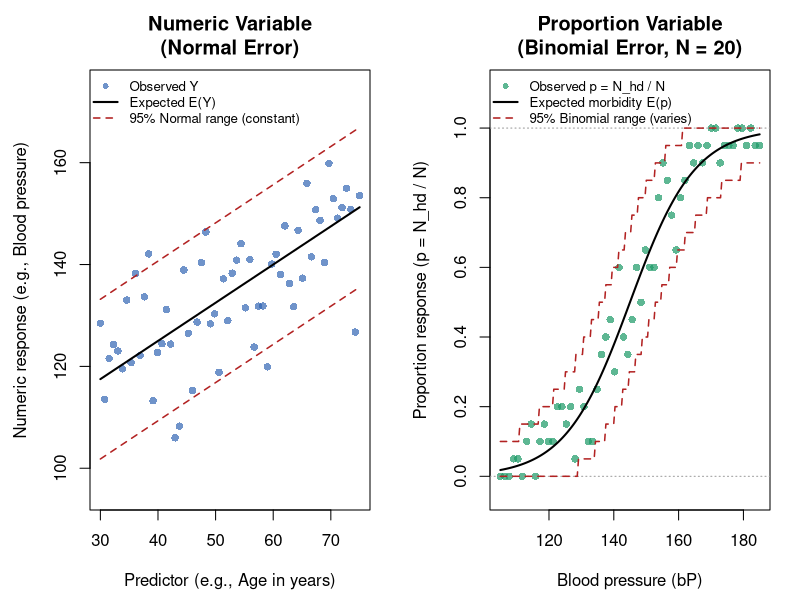
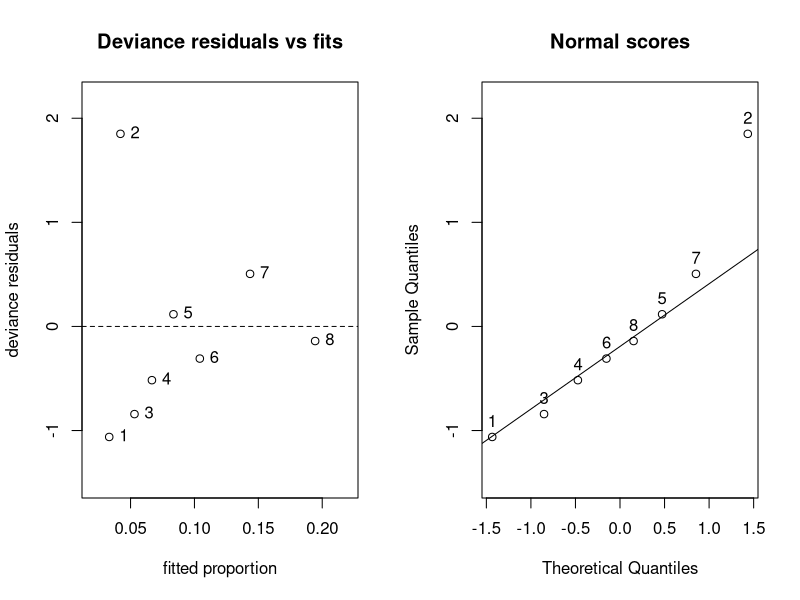
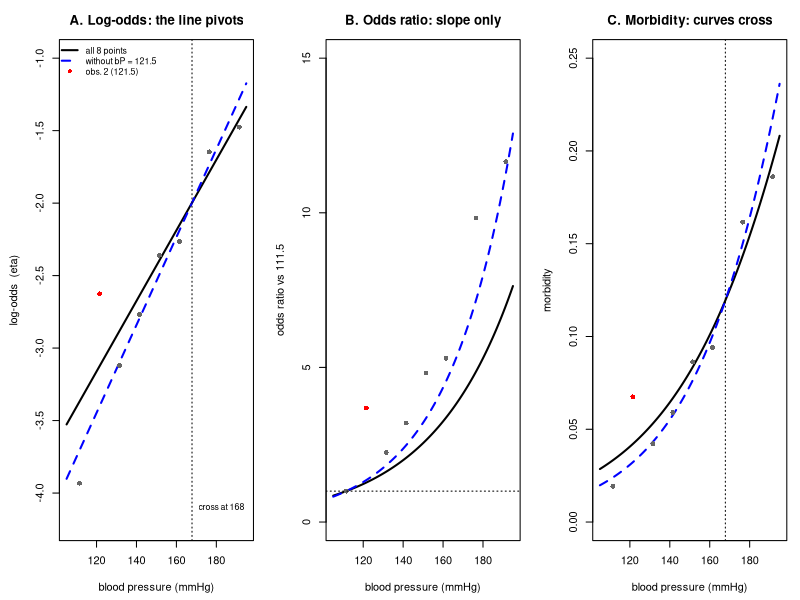

These figures' R source, in order:
## ---- chunk 1
knitr::opts_chunk$set(echo = TRUE, message = FALSE, warning = FALSE,
                      fig.align = "center", fig.width = 6, fig.height = 4)
## ---- chunk 2
# PDF only: wrap long code lines instead of letting them run off the page
if (knitr::is_latex_output())
  cat("\\DefineVerbatimEnvironment{Highlighting}{Verbatim}{breaklines,commandchars=\\\\{\\}}")
options(digits = 5)
set.seed(4605)
## ---- chunk 3
Cornfield <- data.frame(
  bP  = c(111.5, 121.5, 131.5, 141.5, 151.5, 161.5, 176.5, 191.5),   # blood pressure (mmHg)
  N   = c(156, 252, 284, 271, 139, 85, 99, 43),                      # sample size (men)
  Nhd = c(3, 17, 12, 16, 12, 8, 16, 8))                              # men who developed heart disease
Cornfield
str(Cornfield)
## ---- chunk 4
# (1) Morbidity: proportion of men with heart disease
Cornfield$Morb = Cornfield$Nhd / Cornfield$N
Cornfield$Morb
#### (2) Odds = p / (1 - p)
Cornfield$Odds <- Cornfield$Morb / (1 - Cornfield$Morb)
#### (3) Odds ratio relative to the reference category (the first row, bP = 111.5)
Cornfield$OR <- Cornfield$Odds / Cornfield$Odds[1]
Table1 <- Cornfield[, c("bP", "N", "Nhd", "Morb", "Odds", "OR")]
round(Table1, 3)
## ---- chunk 5
set.seed(42)

# Set up side-by-side plots and save original graphics settings
op <- par(mfrow = c(1, 2), mar = c(4.5, 4.5, 3.5, 1.5))

# ==========================================================
# 1. NUMERIC (CONTINUOUS) VARIABLE -> NORMAL ERROR
# ==========================================================
x_num  <- seq(30, 75, length.out = 60)
mu_num <- 95 + 0.75 * x_num                  # Linear expected value E(Y)
sigma  <- 8                                  # Constant error standard deviation
y_num  <- rnorm(length(x_num), mean = mu_num, sd = sigma)

plot(x_num, y_num,
     pch = 16, col = rgb(0.2, 0.4, 0.7, 0.7),
     ylim = c(95, 175),
     xlab = "Predictor (e.g., Age in years)",
     ylab = "Numeric response (e.g., Blood pressure)",
     main = "Numeric Variable\n(Normal Error)")

lines(x_num, mu_num, col = "black", lwd = 2)
lines(x_num, mu_num + 1.96 * sigma, col = "firebrick", lty = 2, lwd = 1.5)
lines(x_num, mu_num - 1.96 * sigma, col = "firebrick", lty = 2, lwd = 1.5)

legend("topleft",
       legend = c("Observed Y", "Expected E(Y)", "95% Normal range (constant)"),
       pch = c(16, NA, NA), lty = c(NA, 1, 2), lwd = c(NA, 2, 1.5),
       col = c(rgb(0.2, 0.4, 0.7, 0.7), "black", "firebrick"),
       bty = "n", cex = 0.8)

# ==========================================================
# 2. PROPORTION VARIABLE (p = N_hd / N) -> BINOMIAL ERROR
# ==========================================================
bP   <- seq(105, 185, length.out = 60)
N    <- 20                                   # Men per blood pressure group
eta  <- -14.5 + 0.10 * bP                    # Linear predictor (log-odds)
E_p  <- exp(eta) / (1 + exp(eta))            # Expected morbidity E(p)
N_hd <- rbinom(length(bP), size = N, prob = E_p)
p_obs <- N_hd / N                            # Observed proportion

# Smooth grid for expected curve and 95% binomial prediction interval
bP_grid  <- seq(105, 185, length.out = 200)
eta_grid <- -14.5 + 0.10 * bP_grid
p_grid   <- exp(eta_grid) / (1 + exp(eta_grid))
low_bin  <- qbinom(0.025, size = N, prob = p_grid) / N
high_bin <- qbinom(0.975, size = N, prob = p_grid) / N

plot(bP, p_obs,
     pch = 16, col = rgb(0.1, 0.6, 0.4, 0.7),
     ylim = c(-0.05, 1.12),
     xlab = "Blood pressure (bP)",
     ylab = "Proportion response (p = N_hd / N)",
     main = "Proportion Variable\n(Binomial Error, N = 20)")

abline(h = c(0, 1), col = "gray60", lty = 3) # Hard bounds at 0 and 1
lines(bP_grid, p_grid, col = "black", lwd = 2)
lines(bP_grid, high_bin, col = "firebrick", lty = 2, lwd = 1.5)
lines(bP_grid, low_bin, col = "firebrick", lty = 2, lwd = 1.5)

legend("topleft",
       legend = c("Observed p = N_hd / N", "Expected morbidity E(p)", "95% Binomial range (varies)"),
       pch = c(16, NA, NA), lty = c(NA, 1, 2), lwd = c(NA, 2, 1.5),
       col = c(rgb(0.1, 0.6, 0.4, 0.7), "black", "firebrick"),
       bty = "n", cex = 0.8)

# Restore original graphics parameters
par(op)
## ---- chunk 6
HdModel <- glm(Nhd / N ~ bP, family = binomial(link = logit), weights = N, data = Cornfield)
summary(HdModel)

# Parameter estimates: beta_ref (intercept) and beta_bP (slope on the log-odds scale)
beta_ref <- unname(coef(HdModel)[1])
beta_bP  <- unname(coef(HdModel)[2])
round(c(beta_ref = beta_ref, beta_bP = beta_bP), 4)

# Same model with the successes / failures form of the response (check: identical estimates)
#HdModel_b <- glm(cbind(Nhd, N - Nhd) ~ bP, family = binomial, data = Cornfield)
#all.equal(coef(HdModel), coef(HdModel_b))
## ---- chunk 7
exp(beta_ref)                      # e^beta_ref: the odds when bP = 0 (an extrapolation, far outside the data)
exp(beta_ref + beta_bP * 111.5)    # the odds at bP = 111.5 mmHg (uses both parameters)
## ---- chunk 8
exp(beta_bP)                       # exp(slope) factor by which the odds are multiplied per +1 mmHg
100 * (exp(beta_bP) - 1)           # per cent change in the odds per mmHg
# The formula comes directly from combining the multiplicative property of exponents with the standard definition of percent change.
## ---- chunk 9
Cornfield$bP
Cornfield$bP[1]
# Change the NA_real_ into the blood pressure minus the reference BP (111.5) 
Table2 = data.frame(bP = Cornfield$bP, dbP = NA_real_)   # change in bP from the reference
Table2$E_OR = exp(beta_bP * Table2$dbP)                                           # E(OR) = exp(beta_bP * dbP)
round(Table2, 3)
## ---- chunk 10
Cornfield$bP
# Change beta_ref to the correct value
Table3 <- data.frame(bP = Cornfield$bP, beta_ref = beta_ref, beta_bP = beta_bP)
Table3
Table3$beta_bP_x_bP = beta_bP * Table3$bP          # beta_bP * bP slope x BP
Table3
Table3$eta = Table3$beta_ref + Table3$beta_bP_x_bP   # linear predictor
Table3
Table3$E_Odds = exp(Table3$eta)               # expected odds
round(Table3, 3)
## ---- chunk 11
# Hints: same formulas as Tables 2 and 3, with bP = 181.5
# Change 0 to get the correct answer
bP_new <- 181.5
c(E_OR   = exp(beta_bP * (0 - 111.5)),         # expected odds ratio relative to 111.5
  E_Odds = exp(beta_ref + beta_bP * bP_new))   # expected odds at 181.5
## ---- chunk 12
# Hints: E(Morb) = E(Odds) / (1 + E(Odds))
Table4 = data.frame(bP = Cornfield$bP, Obs_Morb = Cornfield$Morb)
Table4$E_Morb = Table3$E_Odds / (1 + Table3$E_Odds)       # p = odds / (1 + odds)
round(Table4, 3)
## ---- chunk 13
dres  <- residuals(HdModel, type = "deviance")     # deviance residuals extracted
fit_p <- fitted(HdModel)                           # fitted proportions extracted

par(mfrow = c(1, 2))
# Left: deviance residuals against the fitted proportions
plot(fit_p, dres, xlab = "fitted proportion", ylab = "deviance residuals",
     main = "Deviance residuals vs fits", xlim = c(0.02, 0.22), ylim = c(-1.5, 2.2))
abline(h = 0, lty = 2)
text(fit_p, dres, labels = 1:8, pos = 4)           # observation numbers

# Right: normal scores plot of the deviance residuals
q <- qqnorm(dres, main = "Normal scores", ylim = c(-1.5, 2.2))
qqline(dres)
text(q$x, q$y, labels = 1:8, pos = 3)
par(mfrow = c(1, 1))

round(dres, 2)
## ---- chunk 14
Cornfield2 <- Cornfield[-2, c("bP", "N", "Nhd")]      # remove row 2 (bP = 121.5)
# Define a new model without observation 2
HdModel2 <- glm(Nhd / N ~ bP, family = binomial(link = logit), weights = N, data = Cornfield2)
summary(HdModel2)

beta2_ref <- unname(coef(HdModel2)[1])
beta2_bP  <- unname(coef(HdModel2)[2])
round(c(beta_ref = beta2_ref, beta_bP = beta2_bP), 4)

# Expected odds ratio, odds and morbidity at bP = 191.5 with the new estimates
bP_x <- 191.5
E_OR2 <- exp(beta2_bP * (bP_x - 111.5))
E_Odds2 <- exp(beta2_ref + beta2_bP * bP_x)
c(E_OR = E_OR2, E_Odds = E_Odds2, E_Morb = E_Odds2 / (1 + E_Odds2))
## ---- chunk 15
chk <- data.frame(bP = Cornfield$bP)
chk$OR_before <- exp(beta_bP  * (chk$bP - 111.5))
chk$OR_after <- exp(beta2_bP * (chk$bP - 111.5))
chk$Odds_before <- exp(beta_ref  + beta_bP  * chk$bP)
chk$Odds_after <- exp(beta2_ref + beta2_bP * chk$bP)
chk$Morb_before <- chk$Odds_before / (1 + chk$Odds_before)
chk$Morb_after <- chk$Odds_after  / (1 + chk$Odds_after)
round(chk, 3)

# The blood pressure at which the two fitted log-odds lines cross
(beta2_ref - beta_ref) / (beta_bP - beta2_bP)
## ---- chunk 16
# Grid of blood pressures and the two fitted curves (before = all 8 points, after = without bP = 121.5)
bP_seq <- seq(105, 195, by = 0.5)
eta_before <- beta_ref  + beta_bP  * bP_seq                 # log-odds, before
eta_after  <- beta2_ref + beta2_bP * bP_seq                 # log-odds, after
OR_before  <- exp(beta_bP  * (bP_seq - 111.5))           # expected odds ratio (reference 111.5)
OR_after   <- exp(beta2_bP * (bP_seq - 111.5))
p_before   <- 1 / (1 + exp(-eta_before))              # expected morbidity = odds / (1 + odds)
p_after    <- 1 / (1 + exp(-eta_after))

cross <- (beta2_ref - beta_ref) / (beta_bP - beta2_bP)            # bP where the two log-odds lines cross
col_b <- "black"; col_a <- "blue"                     # before = black solid, after = blue dashed
pt_col <- ifelse(Cornfield$bP == 121.5, "red", "grey40")   # observation 2 (bP = 121.5) in red

par(mfrow = c(1, 3), mar = c(4.5, 4.5, 3, 1))

# Panel A: log-odds scale: two straight lines that pivot around a crossing point
plot(bP_seq, eta_before, type = "l", lwd = 2, col = col_b, ylim = c(-4.2, -1),
     xlab = "blood pressure (mmHg)", ylab = "log-odds  (eta)", main = "A. Log-odds: the line pivots")
lines(bP_seq, eta_after, lwd = 2, lty = 2, col = col_a)
points(Cornfield$bP, log(Cornfield$Odds), pch = 16, col = pt_col)   # observed log-odds
abline(v = cross, lty = 3)
text(cross, -4.1, paste0("cross at ", round(cross)), pos = 4, cex = 0.8)
legend("topleft", legend = c("all 8 points", "without bP = 121.5", "obs. 2 (121.5)"),
       lty = c(1, 2, NA), pch = c(NA, NA, 16), col = c(col_b, col_a, "red"), lwd = c(2, 2, NA), bty = "n", cex = 0.8)

# Panel B: odds ratio scale: depends on the slope only, so 'after' is above 'before' beyond the reference
plot(bP_seq, OR_before, type = "l", lwd = 2, col = col_b, ylim = c(0, 15),
     xlab = "blood pressure (mmHg)", ylab = "odds ratio vs 111.5", main = "B. Odds ratio: slope only")
lines(bP_seq, OR_after, lwd = 2, lty = 2, col = col_a)
points(Cornfield$bP, Cornfield$OR, pch = 16, col = pt_col)           # observed odds ratios
abline(h = 1, lty = 3)

# Panel C: morbidity scale: S-shaped curves that cross (same crossing point as panel A)
plot(bP_seq, p_before, type = "l", lwd = 2, col = col_b, ylim = c(0, 0.25),
     xlab = "blood pressure (mmHg)", ylab = "morbidity", main = "C. Morbidity: curves cross")
lines(bP_seq, p_after, lwd = 2, lty = 2, col = col_a)
points(Cornfield$bP, Cornfield$Morb, pch = 16, col = pt_col)          # observed morbidity
abline(v = cross, lty = 3)

par(mfrow = c(1, 1))
